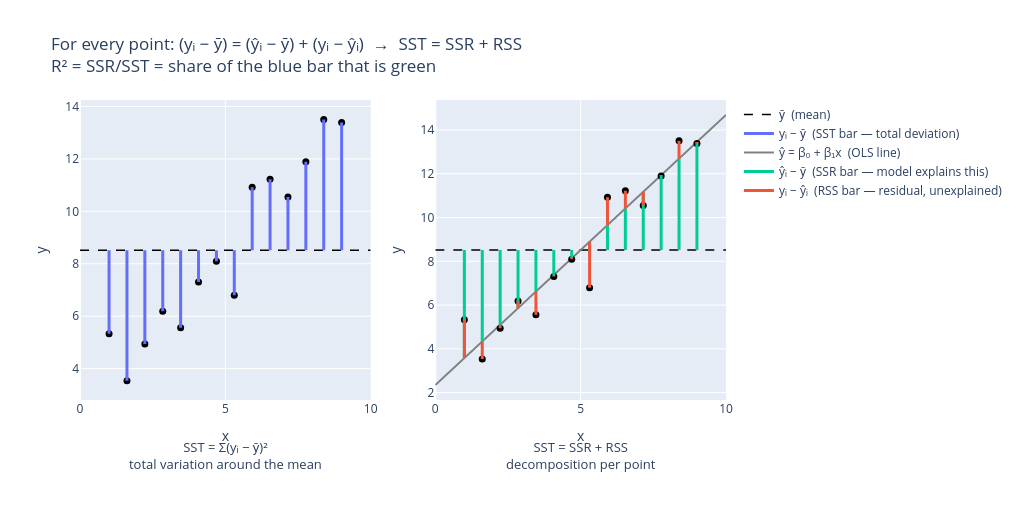

Here is the notebook cell this chart was saved with:
### Markdown cell above
We can decompose `total variation` in $y$ into `explained` *and* `unexplained` parts:

$$\underbrace{\sum_{i}(y_i - \bar{y})^2}_{\text{SST (Total)}}
= \underbrace{\sum_{i}(\hat{y}_i - \bar{y})^2}_{\text{SSR (Regression)}}
+ \underbrace{\sum_{i}(y_i - \hat{y}_i)^2}_{\text{RSS (Residual)}}$$

### Code cell
sst_ssr_rss_demo()

### Figure 1 — Plotly figure (JSON) as saved in the notebook; plotly's stock layout.template omitted (floating-point values rounded to 4 significant figures; data arrays with more than 128 entries replaced by an {"elided": "..."} marker saying what was removed)
{"data": [{"line": {"color": "black", "dash": "dash", "width": 1.5}, "mode": "lines", "name": "ȳ  (mean)", "showlegend": true, "type": "scatter", "x": [0, 10], "xaxis": "x", "y": [8.516, 8.516], "yaxis": "y"}, {"marker": {"color": "black", "size": 7}, "mode": "markers", "name": "data", "showlegend": false, "type": "scatter", "x": [1.0, 1.615, 2.231, 2.846, 3.462, 4.077, 4.692, 5.308, 5.923, 6.538, 7.154, 7.769, 8.385, 9.0], "xaxis": "x", "y": [5.329, 3.541, 4.939, 6.189, 5.553, 7.302, 8.099, 6.794, 10.92, 11.22, 10.55, 11.89, 13.51, 13.39], "yaxis": "y"}, {"line": {"color": "#636EFA", "width": 3}, "mode": "lines", "name": "yᵢ − ȳ  (SST bar — total deviation)", "type": "scatter", "x": [null], "xaxis": "x", "y": [null], "yaxis": "y"}, {"line": {"color": "black", "dash": "dash", "width": 1.5}, "mode": "lines", "name": "ȳ  (mean)", "showlegend": false, "type": "scatter", "x": [0, 10], "xaxis": "x2", "y": [8.516, 8.516], "yaxis": "y2"}, {"line": {"color": "gray", "width": 2}, "mode": "lines", "name": "ŷ = β₀ + β₁x  (OLS line)", "type": "scatter", "x": {"elided": "200 float values"}, "xaxis": "x2", "y": {"elided": "200 float values"}, "yaxis": "y2"}, {"marker": {"color": "black", "size": 7}, "mode": "markers", "name": "data", "showlegend": false, "type": "scatter", "x": [1.0, 1.615, 2.231, 2.846, 3.462, 4.077, 4.692, 5.308, 5.923, 6.538, 7.154, 7.769, 8.385, 9.0], "xaxis": "x2", "y": [5.329, 3.541, 4.939, 6.189, 5.553, 7.302, 8.099, 6.794, 10.92, 11.22, 10.55, 11.89, 13.51, 13.39], "yaxis": "y2"}, {"line": {"color": "#00CC96", "width": 3}, "mode": "lines", "name": "ŷᵢ − ȳ  (SSR bar — model explains this)", "type": "scatter", "x": [null], "xaxis": "x2", "y": [null], "yaxis": "y2"}, {"line": {"color": "#EF553B", "width": 3}, "mode": "lines", "name": "yᵢ − ŷᵢ  (RSS bar — residual, unexplained)", "type": "scatter", "x": [null], "xaxis": "x2", "y": [null], "yaxis": "y2"}], "layout": {"annotations": [{"font": {"size": 13}, "showarrow": false, "text": "SST = Σ(yᵢ − ȳ)²<br>total variation around the mean", "x": 0.225, "xanchor": "center", "xref": "paper", "y": -0.12, "yanchor": "top", "yref": "paper"}, {"font": {"size": 13}, "showarrow": false, "text": "SST = SSR + RSS<br>decomposition per point", "x": 0.775, "xanchor": "center", "xref": "paper", "y": -0.12, "yanchor": "top", "yref": "paper"}], "height": 510, "margin": {"b": 110}, "shapes": [{"line": {"color": "#636EFA", "width": 3}, "type": "line", "x0": 1, "x1": 1, "xref": "x", "y0": 5.329, "y1": 8.516, "yref": "y"}, {"line": {"color": "#636EFA", "width": 3}, "type": "line", "x0": 1.615, "x1": 1.615, "xref": "x", "y0": 3.541, "y1": 8.516, "yref": "y"}, {"line": {"color": "#636EFA", "width": 3}, "type": "line", "x0": 2.231, "x1": 2.231, "xref": "x", "y0": 4.939, "y1": 8.516, "yref": "y"}, {"line": {"color": "#636EFA", "width": 3}, "type": "line", "x0": 2.846, "x1": 2.846, "xref": "x", "y0": 6.189, "y1": 8.516, "yref": "y"}, {"line": {"color": "#636EFA", "width": 3}, "type": "line", "x0": 3.462, "x1": 3.462, "xref": "x", "y0": 5.553, "y1": 8.516, "yref": "y"}, {"line": {"color": "#636EFA", "width": 3}, "type": "line", "x0": 4.077, "x1": 4.077, "xref": "x", "y0": 7.302, "y1": 8.516, "yref": "y"}, {"line": {"color": "#636EFA", "width": 3}, "type": "line", "x0": 4.692, "x1": 4.692, "xref": "x", "y0": 8.099, "y1": 8.516, "yref": "y"}, {"line": {"color": "#636EFA", "width": 3}, "type": "line", "x0": 5.308, "x1": 5.308, "xref": "x", "y0": 6.794, "y1": 8.516, "yref": "y"}, {"line": {"color": "#636EFA", "width": 3}, "type": "line", "x0": 5.923, "x1": 5.923, "xref": "x", "y0": 10.92, "y1": 8.516, "yref": "y"}, {"line": {"color": "#636EFA", "width": 3}, "type": "line", "x0": 6.538, "x1": 6.538, "xref": "x", "y0": 11.22, "y1": 8.516, "yref": "y"}, {"line": {"color": "#636EFA", "width": 3}, "type": "line", "x0": 7.154, "x1": 7.154, "xref": "x", "y0": 10.55, "y1": 8.516, "yref": "y"}, {"line": {"color": "#636EFA", "width": 3}, "type": "line", "x0": 7.769, "x1": 7.769, "xref": "x", "y0": 11.89, "y1": 8.516, "yref": "y"}, {"line": {"color": "#636EFA", "width": 3}, "type": "line", "x0": 8.385, "x1": 8.385, "xref": "x", "y0": 13.51, "y1": 8.516, "yref": "y"}, {"line": {"color": "#636EFA", "width": 3}, "type": "line", "x0": 9, "x1": 9, "xref": "x", "y0": 13.39, "y1": 8.516, "yref": "y"}, {"line": {"color": "#00CC96", "width": 3}, "type": "line", "x0": 1, "x1": 1, "xref": "x2", "y0": 8.516, "y1": 3.582, "yref": "y2"}, {"line": {"color": "#EF553B", "width": 3}, "type": "line", "x0": 1, "x1": 1, "xref": "x2", "y0": 3.582, "y1": 5.329, "yref": "y2"}, {"line": {"color": "#00CC96", "width": 3}, "type": "line", "x0": 1.615, "x1": 1.615, "xref": "x2", "y0": 8.516, "y1": 4.341, "yref": "y2"}, {"line": {"color": "#EF553B", "width": 3}, "type": "line", "x0": 1.615, "x1": 1.615, "xref": "x2", "y0": 4.341, "y1": 3.541, "yref": "y2"}, {"line": {"color": "#00CC96", "width": 3}, "type": "line", "x0": 2.231, "x1": 2.231, "xref": "x2", "y0": 8.516, "y1": 5.1, "yref": "y2"}, {"line": {"color": "#EF553B", "width": 3}, "type": "line", "x0": 2.231, "x1": 2.231, "xref": "x2", "y0": 5.1, "y1": 4.939, "yref": "y2"}, {"line": {"color": "#00CC96", "width": 3}, "type": "line", "x0": 2.846, "x1": 2.846, "xref": "x2", "y0": 8.516, "y1": 5.859, "yref": "y2"}, {"line": {"color": "#EF553B", "width": 3}, "type": "line", "x0": 2.846, "x1": 2.846, "xref": "x2", "y0": 5.859, "y1": 6.189, "yref": "y2"}, {"line": {"color": "#00CC96", "width": 3}, "type": "line", "x0": 3.462, "x1": 3.462, "xref": "x2", "y0": 8.516, "y1": 6.618, "yref": "y2"}, {"line": {"color": "#EF553B", "width": 3}, "type": "line", "x0": 3.462, "x1": 3.462, "xref": "x2", "y0": 6.618, "y1": 5.553, "yref": "y2"}, {"line": {"color": "#00CC96", "width": 3}, "type": "line", "x0": 4.077, "x1": 4.077, "xref": "x2", "y0": 8.516, "y1": 7.377, "yref": "y2"}, {"line": {"color": "#EF553B", "width": 3}, "type": "line", "x0": 4.077, "x1": 4.077, "xref": "x2", "y0": 7.377, "y1": 7.302, "yref": "y2"}, {"line": {"color": "#00CC96", "width": 3}, "type": "line", "x0": 4.692, "x1": 4.692, "xref": "x2", "y0": 8.516, "y1": 8.137, "yref": "y2"}, {"line": {"color": "#EF553B", "width": 3}, "type": "line", "x0": 4.692, "x1": 4.692, "xref": "x2", "y0": 8.137, "y1": 8.099, "yref": "y2"}, {"line": {"color": "#00CC96", "width": 3}, "type": "line", "x0": 5.308, "x1": 5.308, "xref": "x2", "y0": 8.516, "y1": 8.896, "yref": "y2"}, {"line": {"color": "#EF553B", "width": 3}, "type": "line", "x0": 5.308, "x1": 5.308, "xref": "x2", "y0": 8.896, "y1": 6.794, "yref": "y2"}, {"line": {"color": "#00CC96", "width": 3}, "type": "line", "x0": 5.923, "x1": 5.923, "xref": "x2", "y0": 8.516, "y1": 9.655, "yref": "y2"}, {"line": {"color": "#EF553B", "width": 3}, "type": "line", "x0": 5.923, "x1": 5.923, "xref": "x2", "y0": 9.655, "y1": 10.92, "yref": "y2"}, {"line": {"color": "#00CC96", "width": 3}, "type": "line", "x0": 6.538, "x1": 6.538, "xref": "x2", "y0": 8.516, "y1": 10.41, "yref": "y2"}, {"line": {"color": "#EF553B", "width": 3}, "type": "line", "x0": 6.538, "x1": 6.538, "xref": "x2", "y0": 10.41, "y1": 11.22, "yref": "y2"}, {"line": {"color": "#00CC96", "width": 3}, "type": "line", "x0": 7.154, "x1": 7.154, "xref": "x2", "y0": 8.516, "y1": 11.17, "yref": "y2"}, {"line": {"color": "#EF553B", "width": 3}, "type": "line", "x0": 7.154, "x1": 7.154, "xref": "x2", "y0": 11.17, "y1": 10.55, "yref": "y2"}, {"line": {"color": "#00CC96", "width": 3}, "type": "line", "x0": 7.769, "x1": 7.769, "xref": "x2", "y0": 8.516, "y1": 11.93, "yref": "y2"}, {"line": {"color": "#EF553B", "width": 3}, "type": "line", "x0": 7.769, "x1": 7.769, "xref": "x2", "y0": 11.93, "y1": 11.89, "yref": "y2"}, {"line": {"color": "#00CC96", "width": 3}, "type": "line", "x0": 8.385, "x1": 8.385, "xref": "x2", "y0": 8.516, "y1": 12.69, "yref": "y2"}, {"line": {"color": "#EF553B", "width": 3}, "type": "line", "x0": 8.385, "x1": 8.385, "xref": "x2", "y0": 12.69, "y1": 13.51, "yref": "y2"}, {"line": {"color": "#00CC96", "width": 3}, "type": "line", "x0": 9, "x1": 9, "xref": "x2", "y0": 8.516, "y1": 13.45, "yref": "y2"}, {"line": {"color": "#EF553B", "width": 3}, "type": "line", "x0": 9, "x1": 9, "xref": "x2", "y0": 13.45, "y1": 13.39, "yref": "y2"}], "title": {"text": "For every point: (yᵢ − ȳ) = (ŷᵢ − ȳ) + (yᵢ − ŷᵢ)  →  SST = SSR + RSS<br>R² = SSR/SST = share of the blue bar that is green"}, "width": 1020, "xaxis": {"anchor": "y", "domain": [0, 0.45], "range": [0, 10], "title": {"text": "x"}}, "xaxis2": {"anchor": "y2", "domain": [0.55, 1], "range": [0, 10], "title": {"text": "x"}}, "yaxis": {"anchor": "x", "domain": [0, 1], "title": {"text": "y"}}, "yaxis2": {"anchor": "x2", "domain": [0, 1], "title": {"text": "y"}}}}
